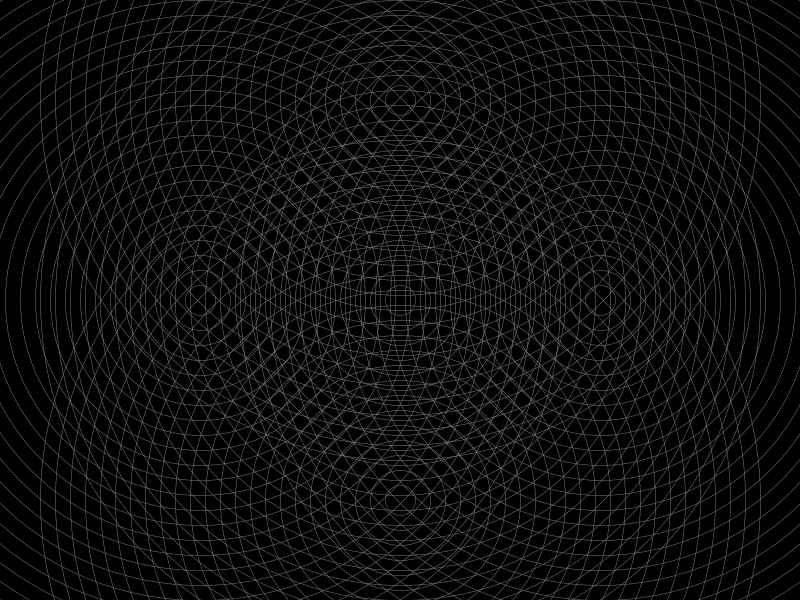
Frame 1 (no input)
Frame 60 (the mouse pressed at the canvas centre just before this capture): identical to frame 1, image omitted
Frame 120 (the mouse held since frame 60 and released just before this capture): identical to frame 1, image omitted

The Processing sketch that drew this single still picture (run headless with seeded random() and noise(); from frame 60 on, the mouse is pressed at the canvas centre):

// Processing sketch: processing_112117
// ── processing_112117.pde

int numCircles = 25;
int spacing = 30;
 
void setup() {
size(800, 600);
smooth();
background(0);
}
 
void draw() { 
background(0);
 
bullseye(width/2, height/2);
bullseye(width/2-200, height/2);
bullseye(width/2+200, height/2);
bullseye(width/2, height/2-200);
bullseye(width/2, height/2+200);
}
 
void bullseye(int xPos, int yPos) {
stroke(127);
strokeWeight(.5);
noFill();
// bullseye
for (int i=0;i < numCircles;i++)
{
ellipse(xPos, yPos, i*spacing, i*spacing);
}
}
